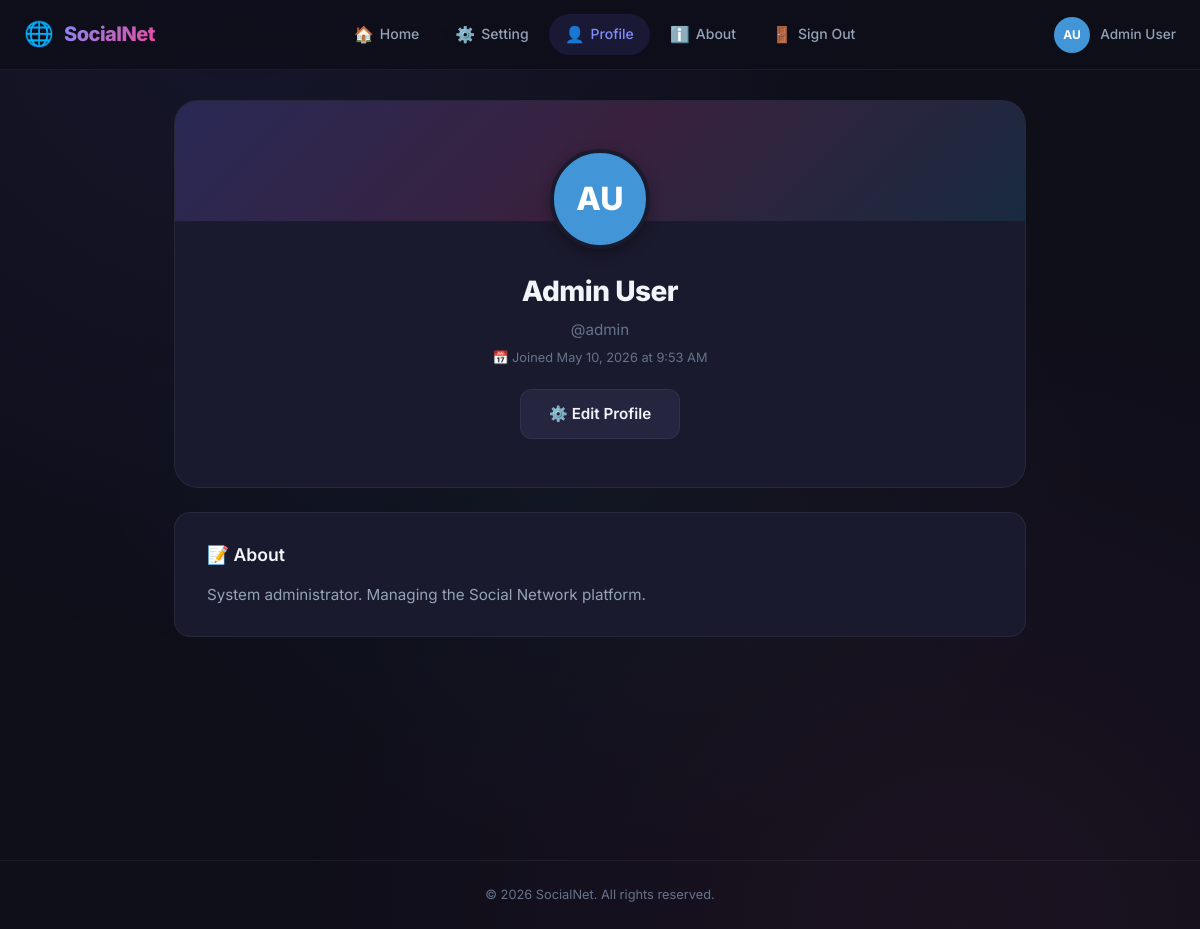
Page /profile.php (signed in) on the committed database.
### tables this page shows
CREATE TABLE IF NOT EXISTS account (
    id INT AUTO_INCREMENT PRIMARY KEY,
    username VARCHAR(50) NOT NULL UNIQUE,
    fullname VARCHAR(100) NOT NULL,
    password VARCHAR(255) NOT NULL,
    description TEXT,
    created_at TIMESTAMP DEFAULT CURRENT_TIMESTAMP
);

### includes/session.php (called while the page is built, shortened)
<?php
function getCurrentUserId() {
    return $_SESSION['user_id'] ?? null;
}
function getCurrentUsername() {
    return $_SESSION['username'] ?? null;
}
?>

### includes/functions.php (called while the page is built, shortened)
<?php
function e($str) {
    return htmlspecialchars($str ?? '', ENT_QUOTES, 'UTF-8');
}
function getUserByUsername($conn, $username) {
    $stmt = $conn->prepare("SELECT id, username, fullname, password, description, created_at FROM account WHERE username = ?");
    $stmt->bind_param("s", $username);
    $stmt->execute();
    $result = $stmt->get_result();
    $user = $result->fetch_assoc();
    return $user;
}
function formatDate($datetime) {
    return date('F j, Y \a\t g:i A', strtotime($datetime));
}
function getInitials($fullname) {
    $words = explode(' ', trim($fullname));
    $initials = '';
    foreach ($words as $word) {
        if (!empty($word)) {
            $initials .= mb_strtoupper(mb_substr($word, 0, 1));
        }
    }
    return mb_substr($initials, 0, 2);
}
function stringToColor($str) {
    $hash = crc32($str);
    $hue = abs($hash) % 360;
    return "hsl($hue, 65%, 55%)";
}
?>

### profile.php (the view, shortened to what this page needs)
<?php
require_once __DIR__ . '/../includes/config.php';
require_once __DIR__ . '/../includes/session.php';
require_once __DIR__ . '/../includes/functions.php';
$ownerUsername = $_GET['owner'] ?? getCurrentUsername();
$profileUser = getUserByUsername($conn, $ownerUsername);
if (!$profileUser) {
    $notFound = true;
} else {
    $notFound = false;
    $isOwnProfile = ($profileUser['id'] == getCurrentUserId());
}
?>
<!DOCTYPE html>
<html lang="en">
<head>
    <link rel="stylesheet" href="/assets/style.css">
</head>
<body>
    <?php include __DIR__ . '/../includes/menubar.php'; ?>
    <div class="page-wrapper">
        <div class="container">
            <?php if ($notFound): ?>
                <div class="card card-elevated" style="text-align:center;padding:60px 32px;">
                    <div style="font-size:3rem;margin-bottom:16px;">😕</div>
                    <h2 style="margin-bottom:8px;">User Not Found</h2>
                    <p style="color:var(--text-muted);margin-bottom:24px;">The user you're looking for doesn't exist.</p>
                    <a href="/socialnet/index.php" class="btn btn-primary">← Back to Home</a>
                </div>
            <?php else: ?>
                <div class="profile-hero">
                    <div class="profile-avatar" style="background: <?= stringToColor($profileUser['username']) ?>;">
                        <?= e(getInitials($profileUser['fullname'])) ?>
                    </div>
                    <h1 class="profile-name"><?= e($profileUser['fullname']) ?></h1>
                    <p class="profile-username">@<?= e($profileUser['username']) ?></p>
                    <p class="profile-joined">📅 Joined <?= formatDate($profileUser['created_at']) ?></p>
                    <?php if ($isOwnProfile): ?>
                        <div style="margin-top:20px;position:relative;z-index:1;">
                            <a href="/socialnet/setting.php" class="btn btn-secondary">⚙️ Edit Profile</a>
                        </div>
                    <?php endif; ?>
                </div>
                <div class="profile-desc-card">
                    <h2>📝 About</h2>
                    <?php if (!empty($profileUser['description'])): ?>
                        <p><?= e($profileUser['description']) ?></p>
                    <?php else: ?>
                        <p style="font-style:italic;color:var(--text-muted);">
                            <?= $isOwnProfile ? 'You haven\'t added a description yet. Go to Settings to add one!' : 'This user hasn\'t added a description yet.' ?>
                        </p>
                    <?php endif; ?>
                </div>
            <?php endif; ?>
        </div>
    </div>
    <footer class="footer">
        <p>© <?= date('Y') ?> SocialNet. All rights reserved.</p>
    </footer>
</body>
</html>

### assets/style.css (style rules this page uses)
:root { --primary: #6366f1; --primary-light: #818cf8; --primary-dark: #4f46e5; --primary-glow: rgba(99, 102, 241, 0.25); --secondary: #ec4899; --secondary-light: #f472b6; --accent: #06b6d4; --bg-dark: #0f0f1a; --bg-card: #1a1a2e; --bg-card-hover: #1e1e35; --bg-elevated: #252540; --bg-input: #16162b; --text-primary: #f1f5f9; --text-secondary: #94a3b8; --text-muted: #64748b; --text-accent: #818cf8; --border: rgba(255, 255, 255, 0.06); --border-focus: rgba(99, 102, 241, 0.5); --shadow-sm: 0 1px 3px rgba(0, 0, 0, 0.3); --shadow-md: 0 4px 14px rgba(0, 0, 0, 0.35); --shadow-lg: 0 10px 40px rgba(0, 0, 0, 0.4); --shadow-glow: 0 0 30px var(--primary-glow); --radius-sm: 8px; --radius-md: 12px; --radius-lg: 16px; --radius-xl: 24px; --radius-full: 9999px; --transition: 0.3s cubic-bezier(0.4, 0, 0.2, 1); --nav-height: 70px; }
*, *::before, *::after { margin: 0; padding: 0; box-sizing: border-box; }
html { scroll-behavior: smooth; -webkit-font-smoothing: antialiased; -moz-osx-font-smoothing: grayscale; }
body { font-family: 'Inter', -apple-system, BlinkMacSystemFont, 'Segoe UI', sans-serif; background: var(--bg-dark); color: var(--text-primary); line-height: 1.6; min-height: 100vh; overflow-x: hidden; }
body::before { content: ''; position: fixed; top: 0; left: 0; width: 100%; height: 100%; background: radial-gradient(ellipse at 20% 0%, rgba(99, 102, 241, 0.08) 0%, transparent 50%), radial-gradient(ellipse at 80% 100%, rgba(236, 72, 153, 0.06) 0%, transparent 50%), radial-gradient(ellipse at 50% 50%, rgba(6, 182, 212, 0.04) 0%, transparent 60%); pointer-events: none; z-index: 0; }
a { text-decoration: none; color: inherit; transition: var(--transition); }
.page-wrapper { position: relative; z-index: 1; padding-top: calc(var(--nav-height) + 30px); min-height: 100vh; }
.container { max-width: 900px; margin: 0 auto; padding: 0 24px 60px; }
.btn { display: inline-flex; align-items: center; justify-content: center; gap: 8px; padding: 12px 28px; border: none; border-radius: var(--radius-md); font-family: inherit; font-size: 0.95rem; font-weight: 600; cursor: pointer; transition: var(--transition); outline: none; text-decoration: none; }
.btn-secondary { background: var(--bg-elevated); color: var(--text-primary); border: 1px solid var(--border); }
.profile-hero { text-align: center; padding: 48px 32px; background: var(--bg-card); border: 1px solid var(--border); border-radius: var(--radius-xl); position: relative; overflow: hidden; margin-bottom: 24px; }
.profile-hero::before { content: ''; position: absolute; top: 0; left: 0; right: 0; height: 120px; background: linear-gradient(135deg, rgba(99, 102, 241, 0.2), rgba(236, 72, 153, 0.15), rgba(6, 182, 212, 0.1)); }
.profile-avatar { width: 100px; height: 100px; border-radius: 50%; display: flex; align-items: center; justify-content: center; font-size: 2rem; font-weight: 800; color: white; margin: 0 auto 20px; position: relative; z-index: 1; border: 4px solid var(--bg-card); box-shadow: var(--shadow-md); }
.profile-name { font-size: 1.75rem; font-weight: 800; letter-spacing: -0.5px; margin-bottom: 4px; position: relative; z-index: 1; }
.profile-username { color: var(--text-muted); font-size: 0.95rem; margin-bottom: 6px; position: relative; z-index: 1; }
.profile-joined { color: var(--text-muted); font-size: 0.8rem; position: relative; z-index: 1; }
.profile-desc-card { background: var(--bg-card); border: 1px solid var(--border); border-radius: var(--radius-lg); padding: 28px 32px; }
.profile-desc-card h2 { font-size: 1.1rem; font-weight: 600; margin-bottom: 12px; color: var(--text-primary); }
.profile-desc-card p { color: var(--text-secondary); font-size: 0.95rem; line-height: 1.8; white-space: pre-wrap; }
.footer { text-align: center; padding: 24px; color: var(--text-muted); font-size: 0.8rem; border-top: 1px solid var(--border); margin-top: 60px; }

### rows in the picture
account: fullname "AU", fullname "Admin User", username "admin", created_at "May 10, 2026 at 9:53 AM", description "System administrator. Managing the Social Network platform."

### other values in the picture
getInitials(getCurrentFullname() ?? '') "AU"
getCurrentFullname() "Admin User"
